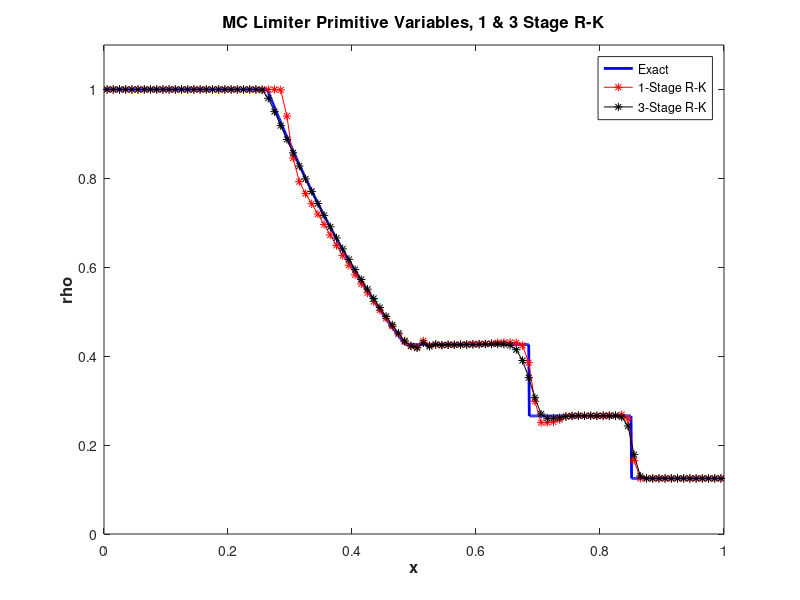
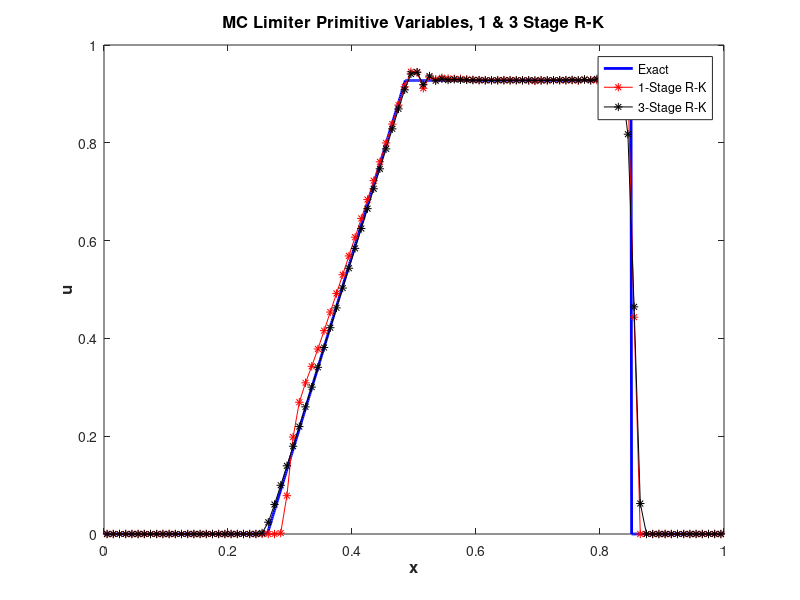
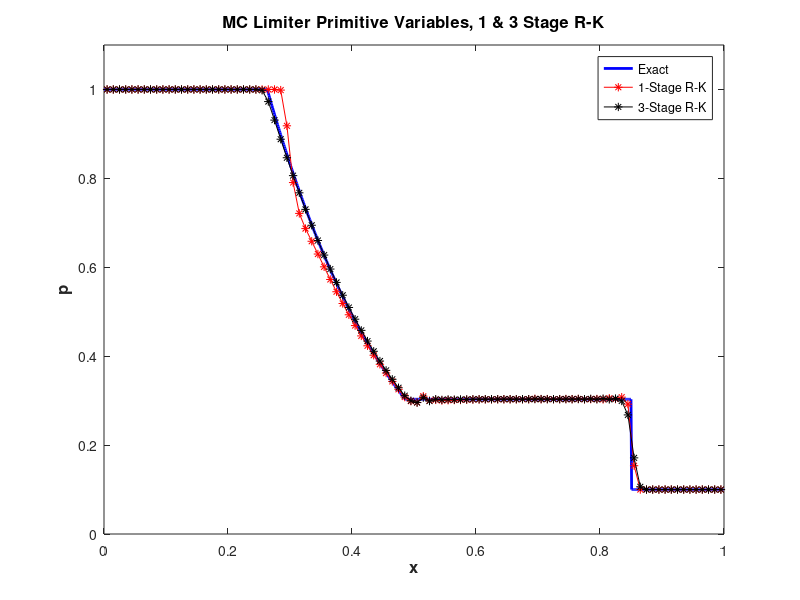
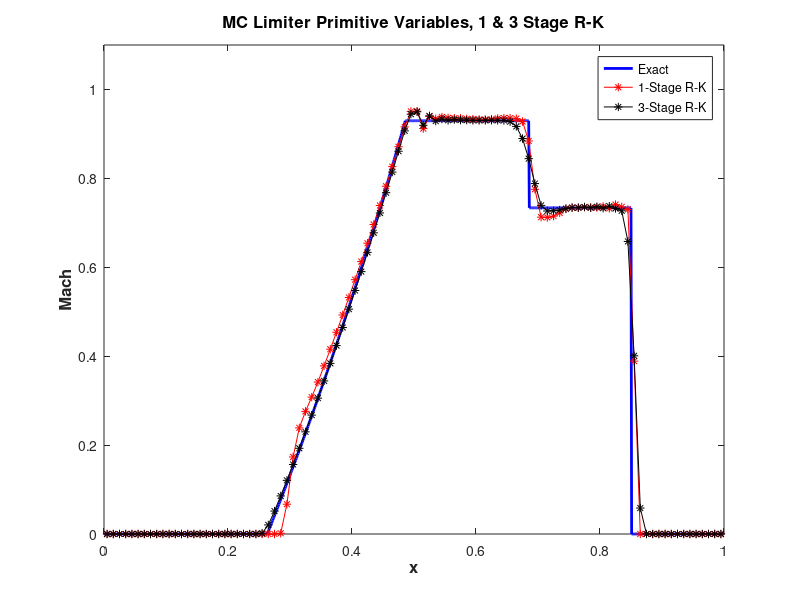

Here is the MATLAB script that generated these plots, in order:
clear all
B = importdata('plot.dat',' ')

C = importdata('out4.txt',' ')
A = importdata('out3.txt',' ') 

figure
set(gcf,'color','w');
set(gcf,'Position', [50, 50, 720, 500]);
plot(B(:,1),B(:,3),'-b','LineWidth',2)
hold on
plot(A(:,1),A(:,2),'*-r')

plot(C(:,1),C(:,2),'*-k')
legend('Exact','1-Stage R-K','3-Stage R-K')
title('MC Limiter Primitive Variables, 1 & 3 Stage R-K','FontSize',12,'FontWeight','bold')
ylabel('rho','FontSize',12,'FontWeight','bold')
xlabel('x','FontSize',12,'FontWeight','bold')
ylim([0 1.1])
hold off

figure
set(gcf,'color','w');
set(gcf,'Position', [50, 50, 720, 500]);
plot(B(:,1),B(:,2),'-b','LineWidth',2)
hold on
plot(A(:,1),A(:,4),'*-r')

plot(C(:,1),C(:,4),'*-k')
legend('Exact','1-Stage R-K','3-Stage R-K')
title('MC Limiter Primitive Variables, 1 & 3 Stage R-K','FontSize',12,'FontWeight','bold')
ylabel('u','FontSize',12,'FontWeight','bold')
xlabel('x','FontSize',12,'FontWeight','bold')


hold off

figure
set(gcf,'color','w');
set(gcf,'Position', [50, 50, 720, 500]);
plot(B(:,1),B(:,4),'-b','LineWidth',2)
hold on
plot(A(:,1),A(:,6),'*-r')

plot(C(:,1),C(:,6),'*-k')
legend('Exact','1-Stage R-K','3-Stage R-K')
title('MC Limiter Primitive Variables, 1 & 3 Stage R-K','FontSize',12,'FontWeight','bold')
ylabel('p','FontSize',12,'FontWeight','bold')
xlabel('x','FontSize',12,'FontWeight','bold')
ylim([0 1.1])

hold off

figure
set(gcf,'color','w');
set(gcf,'Position', [50, 50, 720, 500]);
for i=1:length(B(:,2))
    M(i)=B(i,2)/B(i,5);
end
plot(B(:,1),M,'-b','LineWidth',2);
hold on
plot(A(:,1),A(:,8),'*-r');
plot(C(:,1),C(:,8),'*-k');
legend('Exact','1-Stage R-K','3-Stage R-K')
title('MC Limiter Primitive Variables, 1 & 3 Stage R-K','FontSize',12,'FontWeight','bold')
ylabel('Mach','FontSize',12,'FontWeight','bold')
xlabel('x','FontSize',12,'FontWeight','bold')
ylim([0 1.1])
hold off

%Steger-Warming
%Van Leer